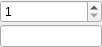
<?xml version="1.0" encoding="UTF-8"?>
<ui version="4.0">
 <class>CMIDINoteEdit</class>
 <widget class="QWidget" name="CMIDINoteEdit">
  <property name="geometry">
   <rect>
    <x>0</x>
    <y>0</y>
    <width>102</width>
    <height>47</height>
   </rect>
  </property>
  <property name="sizePolicy">
   <sizepolicy hsizetype="Preferred" vsizetype="Fixed">
    <horstretch>0</horstretch>
    <verstretch>0</verstretch>
   </sizepolicy>
  </property>
  <property name="windowTitle">
   <string>Form</string>
  </property>
  <layout class="QVBoxLayout" name="verticalLayout">
   <property name="spacing">
    <number>2</number>
   </property>
   <property name="leftMargin">
    <number>0</number>
   </property>
   <property name="topMargin">
    <number>0</number>
   </property>
   <property name="rightMargin">
    <number>0</number>
   </property>
   <property name="bottomMargin">
    <number>0</number>
   </property>
   <item>
    <widget class="QSpinBox" name="spinBox">
     <property name="minimum">
      <number>1</number>
     </property>
     <property name="maximum">
      <number>127</number>
     </property>
    </widget>
   </item>
   <item>
    <widget class="QLineEdit" name="lineEdit"/>
   </item>
  </layout>
 </widget>
 <resources/>
 <connections/>
</ui>
